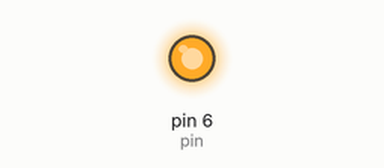
A sketch run on a simulated Arduino Uno, built with avr-gcc and run on an emulated ATmega328P. On the bench: output pins drawn as LEDs (lit = HIGH).

Above: at 2.5 s.
At 5.15 s:
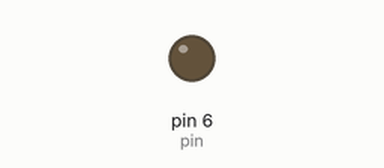
Timing chart, 0 to 6.9 s (numbered marks = the images above):
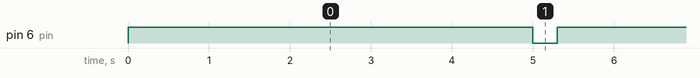

Measured:
- by itself, pin 6 (pin): alternates HIGH for 5.0 s and LOW for 0.30 s

The sketch:

pir_2.ino
```cpp
int pin = 6;
void setup() {
  pinMode(pin, OUTPUT);
}
void loop() {
  digitalWrite(pin, HIGH);
  delay(5000);
  digitalWrite(pin, LOW);
  delay(300);

}
```
